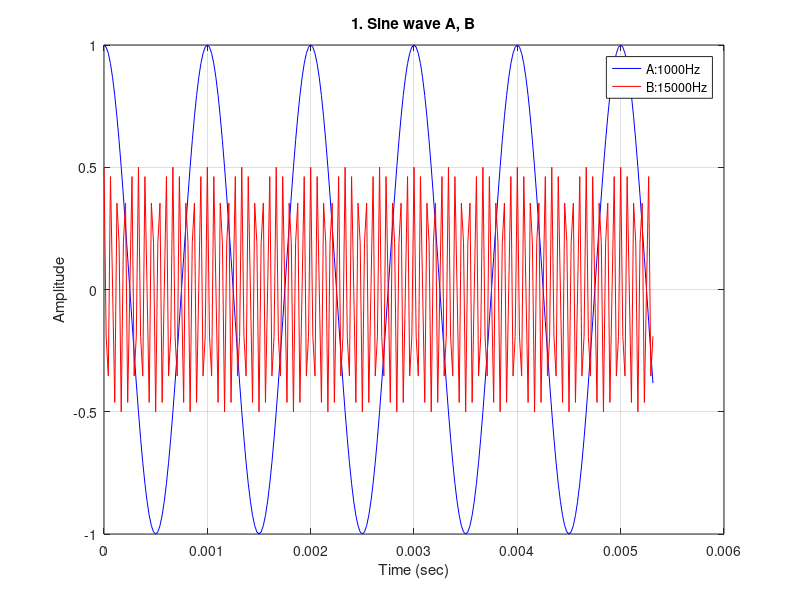
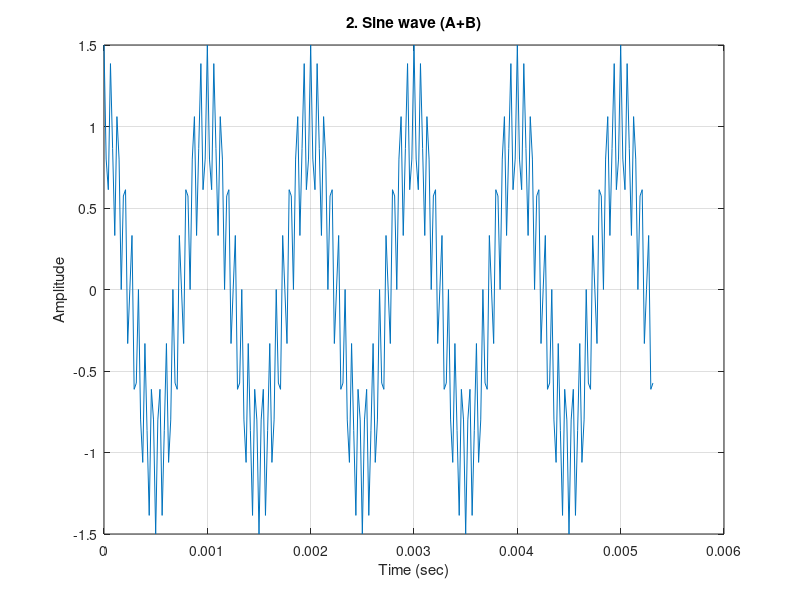
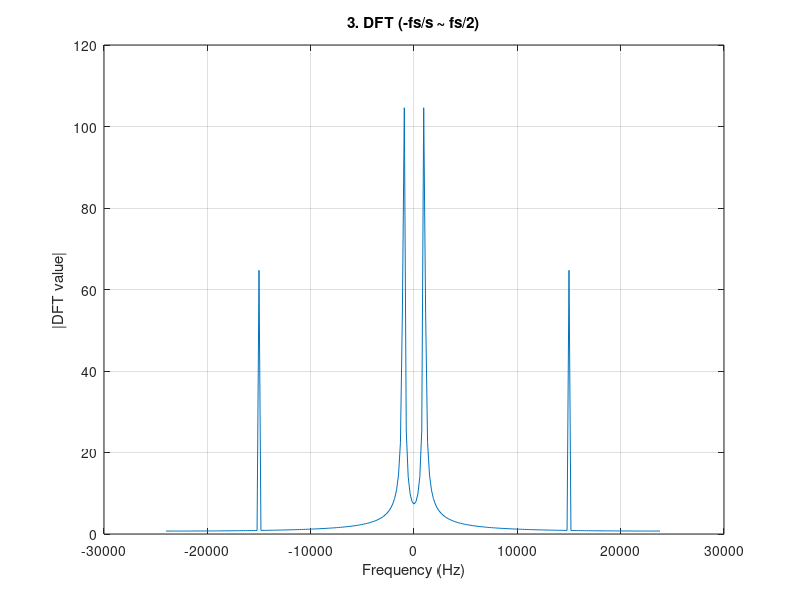
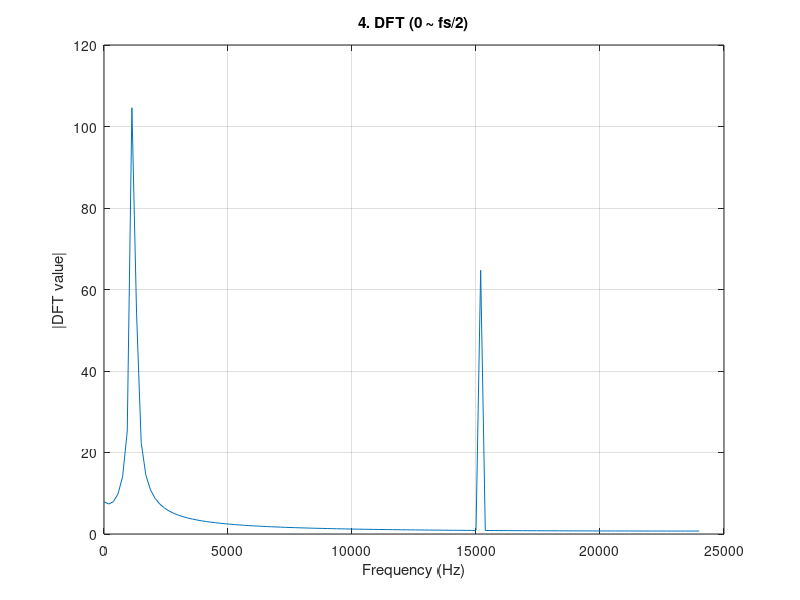

These charts were generated, in order, by the following MATLAB code:
clc;
clear;
close all;

txtFlag = 0;

%
%    W = 2*pi*F
%
% x(t) = A*cos(W*t + P)
%      = A*cos(2*pi*F*t + P)
%
fs = 48000;        % sampling frequency (Hz) 
dt = 1/fs;         % seconds per sample 
N = 256;           % number of samples
t = 0:dt:(N-1)*dt; % timeline

disp(['sampling frequency: ',num2str(fs),' Hz']);
disp(['timeline: ',num2str(N*dt),' sec']);
disp([num2str(N),' points']);
disp(' ');


A1 = 1;            % Sine wave A: amplitude
P1 = 0;            % Sine wave A: phase
F1 = 1000;         % Sine wave A: frequency (Hz) 
waveA = A1*cos(2*pi*F1*t + P1);

A2 = 0.5;          % Sine wave B: amplitude
P2 = 0;            % Sine wave B: phase
F2 = 15000;        % Sine wave B: frequency (hertz) 
waveB = A2*cos(2*pi*F2*t + P2);

disp(['wave A: ',num2str(F1),'Hz, ',num2str(N*dt*F1),' cycles']);
disp(['wave B: ',num2str(F2),'Hz, ',num2str(N*dt*F2),' cycles']);


% sine wave A, B, A+B
figure;
plot(t, waveA, 'b');
hold on;
plot(t, waveB, 'r');
grid on;
title('1. Sine wave A, B');
xlabel('Time (sec)');
ylabel('Amplitude');
legend(['A:',num2str(F1),'Hz'],['B:',num2str(F2),'Hz']);

waveAB = waveA + waveB;
if ( txtFlag )
    fid = fopen('waveAB.txt', 'w');
    fprintf(fid, '%f\n', waveAB);
    fclose(fid);
end

figure;
plot(t, waveAB);
grid on;
title('2. Sine wave (A+B)');
xlabel('Time (sec)');
ylabel('Amplitude');


%
% cos(k) = (exp(i*k) + exp(-i*k))/2
%
%   x(t) = A*cos(W*t + P)
%        = A/2 * exp(i*(W*t + P)) + A/2 * exp(-i*(W*t + P))
%
dftAB = fft(waveAB);
dftAB_shift = fftshift(dftAB);
if ( txtFlag )
    fid = fopen('dftAB_abs.txt', 'w');
    fprintf(fid, '%f\n', abs(dftAB));
    fclose(fid);
end

% FFT (-fs/2 ~ fs/2)
f = fs*[-N/2:N/2-1]/N;
figure;
plot(f, abs(dftAB_shift));
grid on;
title('3. DFT (-fs/s ~ fs/2)');
xlabel('Frequency (Hz)');
ylabel('|DFT value|');

% FFT (0 ~ fs/2)
f = fs*[0:N/2]/N;
figure;
plot(f, abs(dftAB_shift(round(N/2):N)));
grid on;
title('4. DFT (0 ~ fs/2)');
xlabel('Frequency (Hz)');
ylabel('|DFT value|');


% low pass filter
coeff = fir1(28, 6/24);
if ( txtFlag )
    fid = fopen('coeff.txt', 'w');
    fprintf(fid, '%f\n', coeff);
    fclose(fid);
end

figure;
stem(coeff);
grid on;
title('5. Low-pass filter');

[h,w] = freqz(coeff, 1, 512);
figure;
plot(w/pi*fs/2, abs(h));
grid on;
title('6. Frequency response');
xlabel('Frequency (Hz)');
ylabel('Magnitude');


waveAB_filter = conv(coeff, waveAB);
if ( txtFlag )
    fid = fopen('waveAB_filter.txt', 'w');
    fprintf(fid, '%f\n', waveAB_filter(1:N));
    fclose(fid);
end

figure;
plot(t, waveAB_filter(1:N));
grid on;
title('7. Sine wave (A+B) after low-pass filter');
xlabel('Time (sec)');
ylabel('Amplitude');
